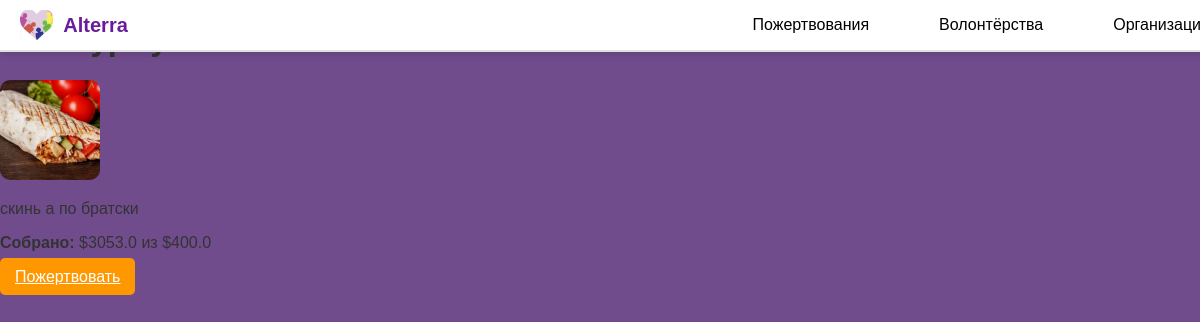
Page /campaign/9 on the committed database.
### tables this page shows
CREATE TABLE campaigns (
    id INTEGER PRIMARY KEY AUTOINCREMENT,
    title TEXT NOT NULL,
    description TEXT NOT NULL,
    image_url TEXT,
    goal REAL NOT NULL,
    collected REAL NOT NULL DEFAULT 0,
    days_left INTEGER NOT NULL
, user_id INTEGER, payment_details TEXT);

### app.py (the view)
@app.route('/campaign/<int:campaign_id>')
def campaign_details(campaign_id):
    conn = get_db_connection()
    campaign = conn.execute('SELECT * FROM campaigns WHERE id = ?', (campaign_id,)).fetchone()
    conn.close()
    if not campaign:
        return "Кампания не найдена", 404
    return render_template('campaign_details.html', campaign=campaign)

### app.py (called while the page is built)
def get_db_connection():
    conn = sqlite3.connect(DATABASE)
    conn.row_factory = sqlite3.Row
    return conn

### templates/campaign_details.html (shortened to what this page needs)
<!DOCTYPE html>
<html lang="ru">
<head>
    <link rel="stylesheet" href="/static/css/styles.css">
</head>
<body>
    <div class="container">
        <header class="header">
            <div class="header-container">
                <div class="logo">
                    <img src="/static/images/logo.png" alt="Alterra" class="logo-img">
                    <span class="logo-text">Alterra</span>
                </div>
                <nav class="nav">
                    <a href="{{ url_for('home') }}">Пожертвования</a>
                    <a href="{{ url_for('volunteering') }}">Волонтёрства</a>
                    <a href="{{ url_for('organizations') }}">Организации</a>
                </nav>
            </div>
        </header>
        <main class="campaign-details">
            <h1>{{ campaign.title }}</h1>
            <img src="{{ campaign.image_url }}" alt="{{ campaign.title }}" class="campaign-image">
            <p>{{ campaign.description }}</p>
            <p><strong>Собрано:</strong> ${{ campaign.collected }} из ${{ campaign.goal }}</p>
            <a href="{{ url_for('donate', campaign_id=campaign.id) }}" class="btn">Пожертвовать</a>
        </main>
    </div>
</body>
</html>

### static/css/styles.css (style rules this page uses)
body { margin: 0; padding: 0; font-family: Arial, sans-serif; background-color: #714C8D; color: #333; }
.container { width: 100%; margin: 0 auto; }
.header { background-color: #fff; border-bottom: 2px solid #e0e0e0; padding: 10px 20px; display: flex; justify-content: center; align-items: center; position: fixed; top: 0; width: 100%; z-index: 1000; box-shadow: 0 4px 6px rgba(0, 0, 0, 0.1); }
.header-container { width: 100%; max-width: 1200px; display: flex; justify-content: space-between; align-items: center; }
.logo { display: flex; align-items: center; }
.logo-img { height: 30px; margin-right: 10px; }
.logo-text { font-size: 20px; font-weight: bold; color: #6a1b9a; }
.nav { display: flex; gap: 50px; margin-left: 450px; }
.nav a { text-decoration: none; color: #000; padding: 5px 10px; border-radius: 5px; transition: background-color 0.3s; }
.logo { font-size: 24px; font-weight: bold; color: #6a1b9a; }
.btn { background-color: #ff9800; color: #fff; padding: 10px 15px; border: none; border-radius: 5px; font-size: 16px; cursor: pointer; transition: background-color 0.3s ease; }
.campaign-image { width: 100px; height: 100px; border-radius: 10px; object-fit: cover; }

### rows in the picture
campaigns: image_url (picture), description "скинь а по братски", collected "3053.0", goal "400.0"
